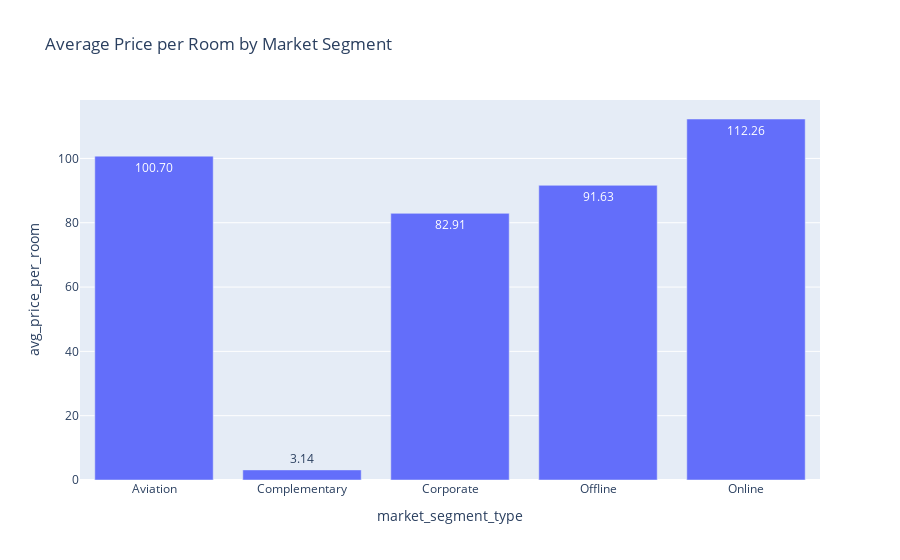

Source (notebook cell):
### Markdown cell above
### 8. Let's try to find the average price of any particular room based on the method of booking to find out if cheaper rates is why people prefer online booking methods

### Code cell
avg_price_seg = df.groupby("market_segment_type")["avg_price_per_room"].mean().reset_index()

fig = px.bar(avg_price_seg, x="market_segment_type", y="avg_price_per_room", 
             title="Average Price per Room by Market Segment", text_auto=".2f")
fig.show()

### Figure 1 — Plotly figure (JSON) as saved in the notebook; plotly's stock layout.template omitted (floating-point values rounded to 4 significant figures)
{"data": [{"hovertemplate": "market_segment_type=%{x}<br>avg_price_per_room=%{y}<extra></extra>", "legendgroup": "", "marker": {"color": "#636efa", "pattern": {"shape": ""}}, "name": "", "orientation": "v", "showlegend": false, "textposition": "auto", "texttemplate": "%{y:.2f}", "type": "bar", "x": ["Aviation", "Complementary", "Corporate", "Offline", "Online"], "xaxis": "x", "y": [100.7, 3.142, 82.91, 91.63, 112.3], "yaxis": "y"}], "layout": {"barmode": "relative", "legend": {"tracegroupgap": 0}, "title": {"text": "Average Price per Room by Market Segment"}, "xaxis": {"anchor": "y", "domain": [0, 1], "title": {"text": "market_segment_type"}}, "yaxis": {"anchor": "x", "domain": [0, 1], "title": {"text": "avg_price_per_room"}}}}
